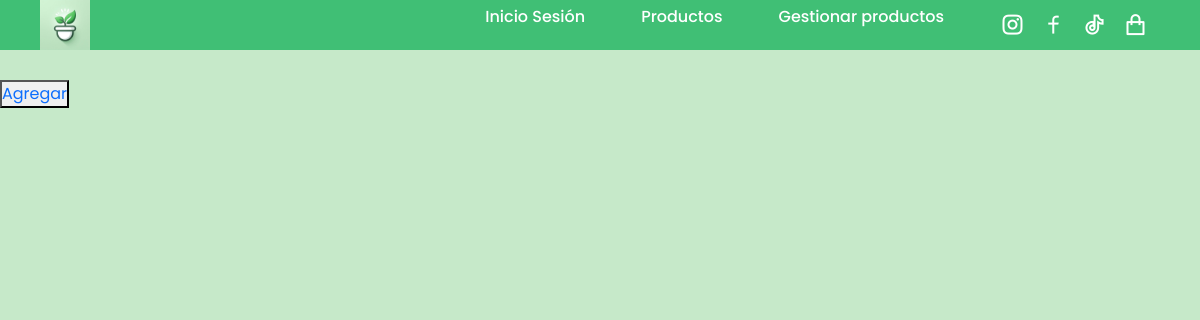
The page /alumnos/crud on the database as committed earlier.
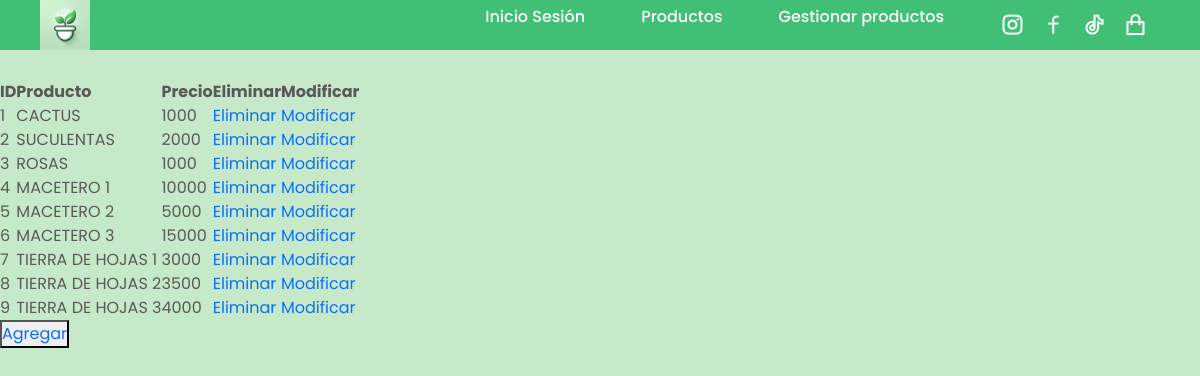
The same page on the database as committed later.
### alumnos/models.py (models this page shows)
class Producto(models.Model):
    id_producto = models.CharField(primary_key=True, max_length=10)
    producto = models.CharField(max_length=20)
    precio = models.PositiveIntegerField()
    id_categoria = models.ForeignKey('Categoria',on_delete=models.CASCADE, db_column='idCategoria')
    imagen = models.ImageField(upload_to='productos/', default='media/default.png')
    activo = models.IntegerField()

### alumnos/views.py (the view)
# urls.py: path('crud', views.crud, name='crud'),
def crud(request):
    productos = Producto.objects.all
    categoria = Categoria.objects.all
    context={"productos": productos, "categoria":categoria}
    return render(request, 'alumnos/productos_list.html', context)

### alumnos/templates/alumnos/productos_list.html (shortened to what this page needs)
<!DOCTYPE html>
<html lang="en">
<head>
   <link href="https://cdn.jsdelivr.net/npm/bootstrap@5.0.2/dist/css/bootstrap.min.css"
   rel="stylesheet">
   {% load static %}
   <link rel="stylesheet" href="https://cdnjs.cloudflare.com/ajax/libs/remixicon/4.2.0/remixicon.min.css">
   <link rel="stylesheet" type="text/css" href="{% static 'css/styles_cards.css' %}">
   <link rel="stylesheet" type="text/css" href="{% static 'css/style.css' %}">
</head>
<body>
  <header class="header" id="header">
    <nav class="nav container">
       <a href="{% url 'index' %}" class="nav__logo">
        <img src="{% static 'img/logo.jpg' %}" alt="Inicio" width="50" height="50">
       </a>
       <div class="nav__menu" id="nav-menu">
          <ul class="nav__list">
               <li class="nav__item">
                <a href="{% url 'inicioS' %}" class="nav__link">
                   <span>Inicio Sesión</span>
                </a>
               </li>
               <li class="nav__item">
                <a href="{% url 'productos' %}"  class="nav__link">
                   <span>Productos</span>
                </a>
               </li>
               <li class="nav__item">
               <a href="{%url 'crud'%}" class="nav__link">
                   <span>Gestionar productos</span>
               </a>
               </li>
          </ul>
          <div class="nav__social">
             <a href="#" target="_blank" class="nav__social-link">
                <i class="ri-instagram-line"></i>
             </a>
             <a href="#" target="_blank" class="nav__social-link">
                <i class="ri-facebook-line"></i>
             </a>
             <a href="#" target="_blank" class="nav__social-link">
                <i class="ri-tiktok-line"></i>
             </a>
              <a class="nav__social-link" data-bs-toggle="modal" data-bs-target="#myModal">
                <i class="ri-shopping-bag-line"></i>
              </a>
          </div>
       </div>
    </nav>
 </header>
  <h1>LISTA DE PRODUCTOS</h1>
  <br>
   <table>
      {% if productos %}
         <th> ID </th>
         <th> Producto </th>
         <th> Precio </th>
         <th> Eliminar </th>
         <th> Modificar </th>
         {% for x in productos %}
               <tr>
                  <td> {{x.id_producto}}
                  <td> {{x.producto}}
                  <td> {{x.precio}}
                  <td> <a href="{% url 'productos_del' pk=x.id_producto%}">Eliminar</a>
                  <td> <a href="{% url 'productos_findEdit' pk=x.id_producto%}">Modificar</a>
               </tr>
         {% endfor %}
      {% endif %}
   </table>
    <button type="button">
      <a href="{% url 'productosAdd' %}"> Agregar</a>
    </button>
</body>
</html>

### alumnos/static/css/styles_cards.css (style rules this page uses)
:root { --first-color: hsl(82, 60%, 28%); --title-color: hsl(0, 0%, 15%); --text-color: hsl(0, 0%, 35%); --body-color: hsl(0, 0%, 95%); --container-color: hsl(0, 0%, 100%); --white-color: hsl(0, 0%, 100%); --black-color: hsl(145, 50%, 50%); --body-font: "Montserrat Alternates", sans-serif; --h2-font-size: 1.25rem; --small-font-size: .813rem; --h1-font-size: 1.5rem; --normal-font-size: .938rem; --header-height: 3.5rem; --font-regular: 400; --font-medium: 500; --z-tooltip: 10; --z-fixed: 100; }
@media screen and (min-width: 1120px) { :root { --h2-font-size: 1.5rem; --small-font-size: .875rem; --normal-font-size: 1rem; } }
* { box-sizing: border-box; padding: 0; margin: 0; }
body { font-family: var(--body-font); background-color: var(--body-color); color: var(--text-color); font-size: var(--normal-font-size); }
.container { max-width: 1120px; margin-inline: 1.5rem; }
ul { list-style: none; }
a { text-decoration: none; }
html { scroll-behavior: smooth; }
.header { position: fixed; width: 100%; top: 0; left: 0; background-color: var(--black-color); z-index: var(--z-fixed); }
.nav { position: relative; height: var(--header-height); display: flex; justify-content: space-between; align-items: center; }
.nav__logo { color: var(--white-color); font-weight: var(--font-medium); }
.nav__list, .nav__social { display: flex; }
.nav__list { flex-direction: column; row-gap: 3rem; }
.nav__link { position: relative; color: var(--white-color); font-size: var(--h1-font-size); font-weight: var(--font-medium); display: inline-flex; align-items: center; transition: opacity .4s; }
.nav__link span { position: relative; transition: margin .4s; }
.nav__link span::after { content: ''; position: absolute; left: 0; bottom: -6px; width: 0; height: 2px; background-color: var(--white-color); transition: width .4s ease-out; }
.nav__social { column-gap: 1rem; }
.nav__social-link { color: var(--white-color); font-size: 1.5rem; transition: transform .4s; }
@media screen and (min-width: 1150px) { .container { margin-inline: auto; } }
@media screen and (min-width: 1150px) { .nav { height: calc(var(--header-height)+2rem); } }
@media screen and (min-width: 1150px) { .nav__link { font-size: var(--normal-font-size); } }
@media screen and (min-width: 1150px) { .nav__list { flex-direction: row; column-gap: 3.5rem; } }
@media screen and (min-width: 1150px) { .nav__menu { display: flex; align-items: center; column-gap: 3.5rem; } }

### alumnos/static/css/style.css (style rules this page uses)
:root { --first-color: hsl(82, 60%, 28%); --title-color: hsl(0, 0%, 15%); --text-color: hsl(0, 0%, 35%); --body-color: hsl(0, 0%, 95%); --container-color: hsl(0, 0%, 100%); --body-font: "Poppins", sans-serif; --h2-font-size: 1.25rem; --small-font-size: .813rem; }
body { background-color: #c6e9c9; font-family: var(--body-font); }

Rows that differ between the two databases and show on the page:
added Producto: id_producto "1", producto "CACTUS", precio "1000"
added Producto: id_producto "2", producto "SUCULENTAS", precio "2000"
added Producto: id_producto "3", producto "ROSAS", precio "1000"
added Producto: id_producto "4", producto "MACETERO 1", precio "10000"
added Producto: id_producto "5", producto "MACETERO 2", precio "5000"
added Producto: id_producto "6", producto "MACETERO 3", precio "15000"
added Producto: id_producto "7", producto "TIERRA DE HOJAS 1", precio "3000"
added Producto: id_producto "8", producto "TIERRA DE HOJAS 2", precio "3500"
added Producto: id_producto "9", producto "TIERRA DE HOJAS 3", precio "4000"
Other text that changed with them:
text now shown: "ID Producto Precio Eliminar Modificar"
